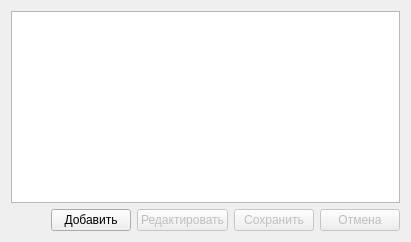
         <widget class="QWidget" name="firewallRule">
          <attribute name="title">
           <string>Транзитные правила</string>
          </attribute>
          <layout class="QVBoxLayout" name="verticalLayout_16">
           <item>
            <widget class="QListView" name="listViewForwardRule"/>
           </item>
           <item>
            <layout class="QHBoxLayout" name="horizontalLayout_36">
             <item>
              <spacer name="horizontalSpacer_46">
               <property name="orientation">
                <enum>Qt::Horizontal</enum>
               </property>
               <property name="sizeHint" stdset="0">
                <size>
                 <width>40</width>
                 <height>20</height>
                </size>
               </property>
              </spacer>
             </item>
             <item>
              <widget class="QPushButton" name="addForwardRule">
               <property name="text">
                <string>Добавить</string>
               </property>
              </widget>
             </item>
             <item>
              <widget class="QPushButton" name="editForwardRule">
               <property name="enabled">
                <bool>false</bool>
               </property>
               <property name="text">
                <string>Редактировать</string>
               </property>
              </widget>
             </item>
             <item>
              <widget class="QPushButton" name="saveForwardRule">
               <property name="enabled">
                <bool>false</bool>
               </property>
               <property name="text">
                <string>Сохранить</string>
               </property>
              </widget>
             </item>
             <item>
              <widget class="QPushButton" name="cancelForwardRule">
               <property name="enabled">
                <bool>false</bool>
               </property>
               <property name="text">
                <string>Отмена</string>
               </property>
              </widget>
             </item>
            </layout>
           </item>
          </layout>
         </widget>
